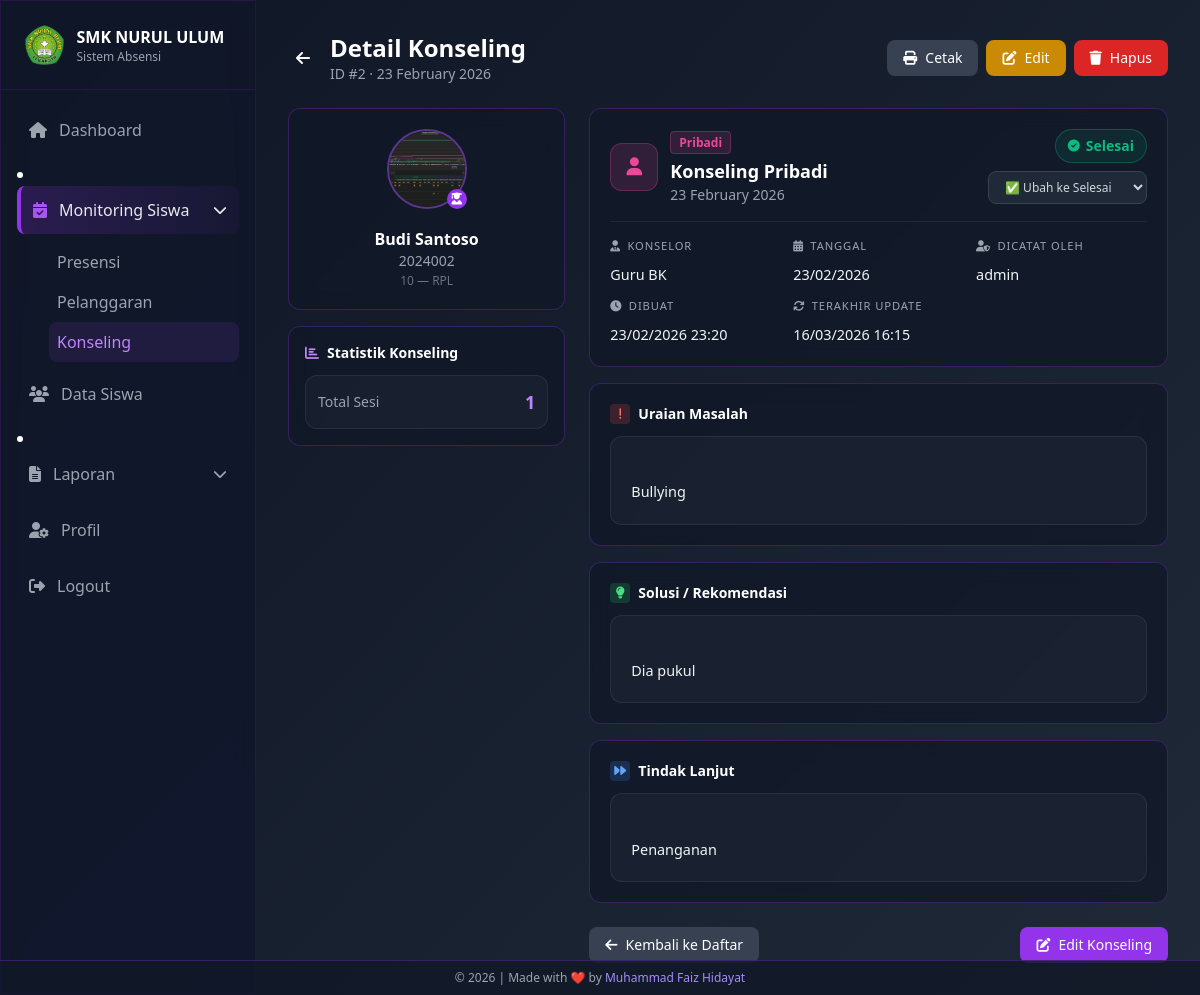
Screenshot of /admin/absensi/detailk.php?id=2 (signed in) with the database file from the repository.
### tables this page shows
CREATE TABLE `konseling` (
  `id` int NOT NULL AUTO_INCREMENT,
  `siswa_id` int NOT NULL,
  `tanggal` date NOT NULL,
  `jenis_konseling` varchar(20) NOT NULL,
  `masalah` text NOT NULL,
  `solusi` text,
  `tindak_lanjut` text,
  `konselor` varchar(100) NOT NULL,
  `status` varchar(20) DEFAULT 'Pending',
  `created_by` int DEFAULT NULL COMMENT 'FK ke users.id (admin yang input)',
  `created_at` timestamp NULL DEFAULT CURRENT_TIMESTAMP,
  `updated_at` timestamp NULL DEFAULT CURRENT_TIMESTAMP ON UPDATE CURRENT_TIMESTAMP,
  PRIMARY KEY (`id`)
);

CREATE TABLE `siswa` (
  `id` int NOT NULL AUTO_INCREMENT,
  `user_id` int DEFAULT NULL COMMENT 'FK ke tabel users',
  `nis` varchar(20) NOT NULL,
  `nama_lengkap` varchar(100) NOT NULL,
  `kelas` enum('10','11','12') NOT NULL,
  `jurusan` enum('RPL','DKV','AK','BR','MP','TKR','TKJ','TSM','TKI','OTKP') NOT NULL,
  `email` varchar(100) NOT NULL,
  `password` varchar(255) NOT NULL,
  `foto_profil` varchar(255) DEFAULT 'assets/default/photo-profile.png',
  `created_at` timestamp NOT NULL DEFAULT CURRENT_TIMESTAMP,
  `updated_at` timestamp NOT NULL DEFAULT CURRENT_TIMESTAMP ON UPDATE CURRENT_TIMESTAMP,
  PRIMARY KEY (`id`),
  UNIQUE KEY `nis` (`nis`),
  UNIQUE KEY `email` (`email`),
  KEY `fk_siswa_user` (`user_id`),
  CONSTRAINT `fk_siswa_user` FOREIGN KEY (`user_id`) REFERENCES `users` (`id`) ON DELETE SET NULL
);

CREATE TABLE `users` (
  `id` int NOT NULL AUTO_INCREMENT,
  `username` varchar(50) NOT NULL,
  `email` varchar(100) NOT NULL,
  `password` varchar(255) NOT NULL,
  `nama_lengkap` varchar(100) NOT NULL,
  `role` enum('admin','siswa','kepsek','wali_kelas') NOT NULL,
  `foto_profil` varchar(255) DEFAULT 'assets/default/photo-profile.png',
  `last_login` datetime DEFAULT NULL,
  `nip` varchar(30) DEFAULT NULL COMMENT 'Untuk kepsek dan wali_kelas',
  `nis` varchar(20) DEFAULT NULL COMMENT 'Untuk siswa',
  `kelas` varchar(20) DEFAULT NULL COMMENT 'Untuk wali_kelas (nama jurusan) & siswa (10/11/12)',
  `tingkat` enum('10','11','12') DEFAULT NULL COMMENT 'Untuk wali_kelas & siswa',
  `rombel` varchar(30) DEFAULT NULL COMMENT 'Contoh: TKR 1',
  `jurusan` varchar(50) DEFAULT NULL COMMENT 'Untuk wali_kelas & siswa',
  `created_at` timestamp NOT NULL DEFAULT CURRENT_TIMESTAMP,
  `updated_at` timestamp NOT NULL DEFAULT CURRENT_TIMESTAMP ON UPDATE CURRENT_TIMESTAMP,
  PRIMARY KEY (`id`),
  UNIQUE KEY `username` (`username`),
  UNIQUE KEY `email` (`email`),
  UNIQUE KEY `nis` (`nis`)
);

### admin/absensi/detailk.php (the view, shortened to what the rows shown need)
<?php
require_once '../../config/database.php';
$id = (int) ($_GET['id'] ?? 0);
$stmt = $conn->prepare(
    "SELECT k.*,
            s.nama_lengkap, s.nis, s.kelas, s.jurusan, s.foto_profil,
            u.username as nama_admin
     FROM konseling k
     JOIN siswa s ON k.siswa_id = s.id
     LEFT JOIN users u ON k.created_by = u.id
     WHERE k.id = :id"
);
$stmt->execute(['id' => $id]);
$k = $stmt->fetch(PDO::FETCH_ASSOC);
function statusClass($s)
{
    return match ($s) {
        'Selesai' => 'status-selesai',
        'Ditunda' => 'status-ditunda',
        default => 'status-proses',
    };
}
function statusIcon($s)
{
    return match ($s) {
        'Selesai' => 'fa-check-circle',
        'Ditunda' => 'fa-pause-circle',
        default => 'fa-spinner',
    };
}
function jenisClass($j)
{
    return 'badge-' . strtolower($j);
}
?>
<!DOCTYPE html>
<html lang="en">
<head>
    <script src="https://cdn.tailwindcss.com"></script>
    <link rel="stylesheet" href="https://cdnjs.cloudflare.com/ajax/libs/font-awesome/6.4.2/css/all.min.css">
</head>
<body class="min-h-screen text-white bg-fixed">
    <aside id="sidebar"
        class="fixed top-0 left-0 h-screen w-64 glass-effect border-r border-purple-900/30 z-50 sidebar-transition -translate-x-full lg:translate-x-0">
        <div class="flex items-center justify-between p-4 lg:p-6 border-b border-purple-900/30">
            <div class="flex items-center gap-3">
                <div>
                    <h1 class="font-semibold text-sm lg:text-base">SMK NURUL ULUM</h1>
                </div>
            </div>
        </div>
    </aside>
    <main class="lg:ml-64 min-h-screen bg-gradient-to-br from-gray-900 to-gray-800 transition-all duration-300">
        <div class="p-4 lg:p-8">
            <div class="max-w-5xl mx-auto">
                <div class="flex flex-wrap items-center justify-between gap-4 mb-6 no-print">
                    <div class="flex items-center gap-3">
                        <div>
                            <h1 class="text-xl md:text-2xl font-bold">Detail Konseling</h1>
                            <p class="text-gray-400 text-sm">ID #<?= $k['id'] ?> &middot;
                                <?= date('d F Y', strtotime($k['tanggal'])) ?></p>
                        </div>
                    </div>
                </div>
                <div class="grid grid-cols-1 lg:grid-cols-3 gap-6">
                    <div class="lg:col-span-1 space-y-4">
                        <div class="glass-effect rounded-xl p-5 text-center animate-fade-in">
                            <div class="relative inline-block mb-3">
                                <img src="../../<?= $k['foto_profil'] ?: 'assets/default/avatar.png' ?>"
                                    alt="Foto Siswa"
                                    class="w-20 h-20 rounded-full object-cover border-2 border-purple-500/50 mx-auto">
                                <span
                                    class="absolute bottom-0 right-0 w-5 h-5 bg-purple-600 rounded-full flex items-center justify-center">
                                    <i class="fas fa-user-graduate text-xs"></i>
                                </span>
                            </div>
                            <h2 class="font-bold text-base"><?= htmlspecialchars($k['nama_lengkap']) ?></h2>
                            <p class="text-gray-400 text-sm"><?= $k['nis'] ?></p>
                            <p class="text-gray-500 text-xs mt-0.5"><?= $k['kelas'] ?> &mdash; <?= $k['jurusan'] ?></p>
                        </div>
                    </div>
                    <div class="lg:col-span-2 space-y-4">
                        <div class="glass-effect rounded-xl p-5 animate-fade-in">
                            <div class="flex flex-wrap items-start justify-between gap-4">
                                <div class="flex items-center gap-3">
                                    <div>
                                        <span
                                            class="text-xs font-bold px-2 py-0.5 rounded <?= jenisClass($k['jenis_konseling']) ?>">
                                            <?= htmlspecialchars($k['jenis_konseling']) ?>
                                        </span>
                                        <p class="text-lg font-bold mt-1">Konseling
                                            <?= htmlspecialchars($k['jenis_konseling']) ?></p>
                                        <p class="text-gray-400 text-sm"><?= date('d F Y', strtotime($k['tanggal'])) ?>
                                        </p>
                                    </div>
                                </div>
                                <div class="flex flex-col items-end gap-2">
                                    <span
                                        class="px-3 py-1.5 rounded-full text-sm font-semibold flex items-center gap-1.5 <?= statusClass($k['status']) ?>">
                                        <i class="fas <?= statusIcon($k['status']) ?> text-xs"></i>
                                        <?= $k['status'] ?>
                                    </span>
                                    <div class="status-wrapper relative no-print">
                                        <select id="status-select"
                                            class="text-xs bg-gray-800 border border-gray-700 rounded-lg px-3 py-1.5 text-gray-300 focus:outline-none focus:border-purple-500 cursor-pointer"
                                            onchange="updateStatus(this, <?= $k['id'] ?>)">
                                            <option value="Selesai" <?= $k['status'] === 'Selesai' ? 'selected' : '' ?>>✅
                                                Ubah ke Selesai</option>
                                        </select>
                                    </div>
                                </div>
                            </div>
                            <div class="mt-4 grid grid-cols-2 sm:grid-cols-3 gap-3 pt-4 border-t border-gray-800">
                                <div>
                                    <p class="section-label"><i class="fas fa-user-tie"></i> Konselor</p>
                                    <p class="section-value font-medium"><?= htmlspecialchars($k['konselor']) ?></p>
                                </div>
                                <div>
                                    <p class="section-label"><i class="fas fa-calendar-alt"></i> Tanggal</p>
                                    <p class="section-value"><?= date('d/m/Y', strtotime($k['tanggal'])) ?></p>
                                </div>
                                <div>
                                    <p class="section-label"><i class="fas fa-user-shield"></i> Dicatat Oleh</p>
                                    <p class="section-value"><?= htmlspecialchars($k['nama_admin'] ?? 'Admin') ?></p>
                                </div>
                                <div>
                                    <p class="section-label"><i class="fas fa-clock"></i> Dibuat</p>
                                    <p class="section-value"><?= date('d/m/Y H:i', strtotime($k['created_at'])) ?></p>
                                </div>
                                <div class="col-span-2">
                                    <p class="section-label"><i class="fas fa-sync"></i> Terakhir Update</p>
                                    <p class="section-value"><?= date('d/m/Y H:i', strtotime($k['updated_at'])) ?></p>
                                </div>
                            </div>
                        </div>
                        <div class="glass-effect rounded-xl p-5 animate-fade-in-d1">
                            <div class="section-card">
                                <p class="section-value leading-relaxed whitespace-pre-line">
                                    <?= $k['masalah'] ? nl2br(htmlspecialchars($k['masalah'])) : '<span class="empty-value">Tidak ada uraian masalah</span>' ?>
                                </p>
                            </div>
                        </div>
                        <div class="glass-effect rounded-xl p-5 animate-fade-in-d2">
                            <div class="section-card">
                                <?php if ($k['solusi']): ?>
                                    <p class="section-value leading-relaxed whitespace-pre-line">
                                        <?= nl2br(htmlspecialchars($k['solusi'])) ?></p>
                                <?php else: ?>
                                    <p class="empty-value">Belum ada solusi yang dicatat</p>
                                <?php endif; ?>
                            </div>
                        </div>
                        <div class="glass-effect rounded-xl p-5 animate-fade-in-d3">
                            <div class="section-card">
                                <?php if ($k['tindak_lanjut']): ?>
                                    <p class="section-value leading-relaxed whitespace-pre-line">
                                        <?= nl2br(htmlspecialchars($k['tindak_lanjut'])) ?></p>
                                <?php else: ?>
                                    <p class="empty-value">Belum ada tindak lanjut yang dicatat</p>
                                <?php endif; ?>
                            </div>
                        </div>
                    </div>
                </div>
            </div>
        </div>
    </main>
</body>
</html>

### rows the page displays
konseling: id "2", tanggal "23 February 2026", siswa.foto_profil (picture), siswa.nama_lengkap "Budi Santoso", siswa.nis "2024002", siswa.kelas "10", siswa.jurusan "RPL", jenis_konseling "Pribadi", status "Selesai", status+id "✅ Ubah ke Selesai", konselor "Guru BK", tanggal "23/02/2026", users.username "admin", created_at "23/02/2026 23:20", updated_at "16/03/2026 16:15", masalah "Bullying", solusi "Dia pukul", tindak_lanjut "Penanganan"

### other values shown
$total_sesi "1"
